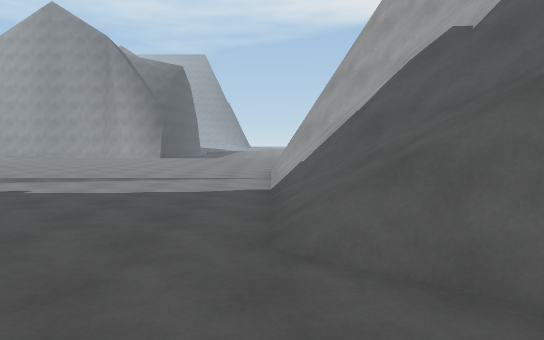
View 1 (above)

24 first-person views from a walk through a 3-D level made in the Unity game engine. The camera is 1.5 m above the floor, tilts 4° down and sees 70° across. The floor is counted in squares, 2 m on a side. Each view is taken from the middle of a square. On the plan, view 1 faces up. The plan holds only what a view shows up to about 12 squares ahead; the rest is blank. The place goes on beyond the plan. The player is left out. Some animated figures are not drawn.

View 2
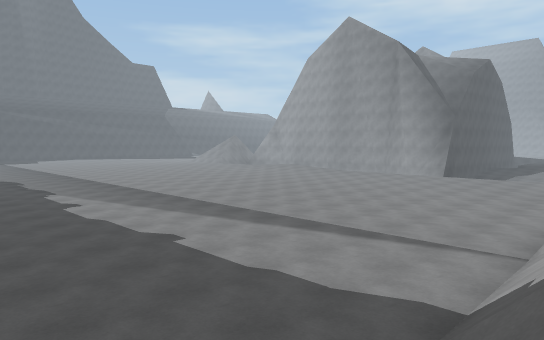

View 3
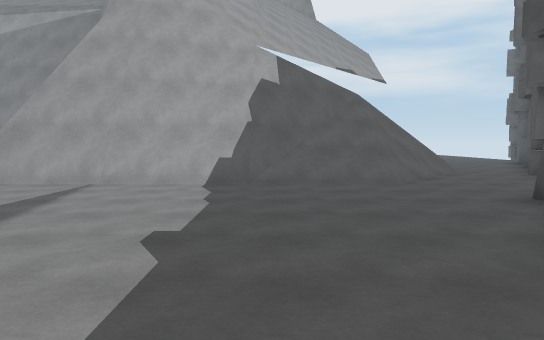

View 4
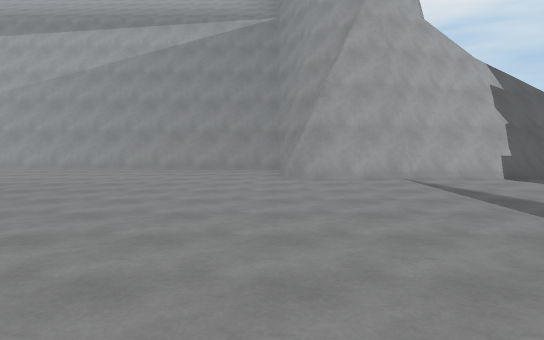

View 5
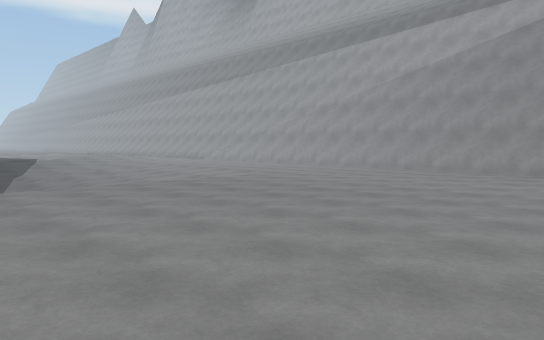

View 6
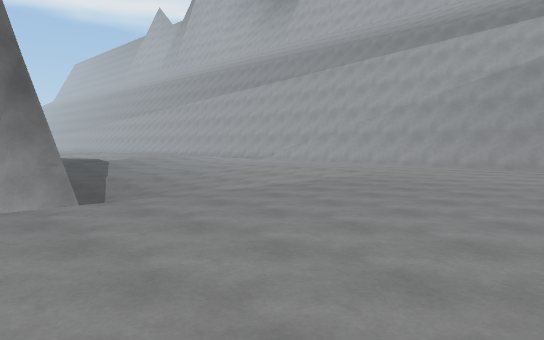

View 7
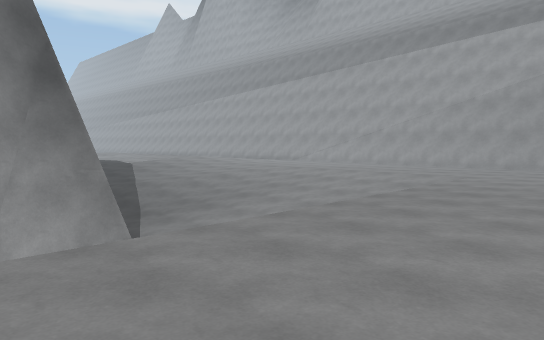

View 8
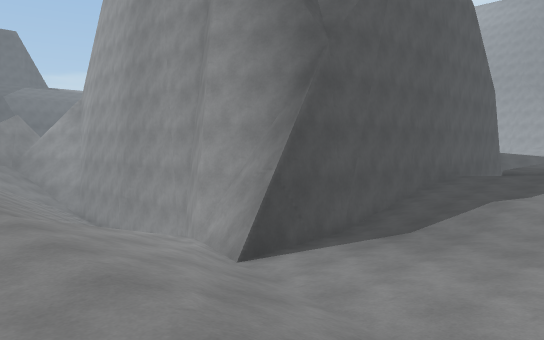

View 9
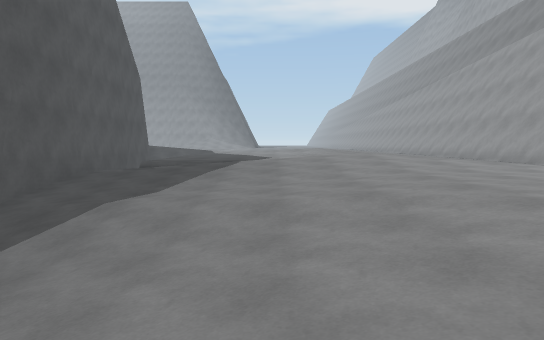

View 10
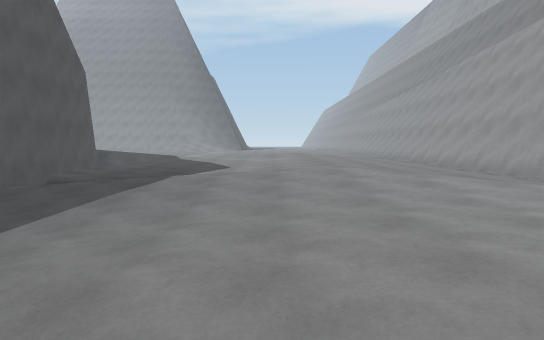

View 11
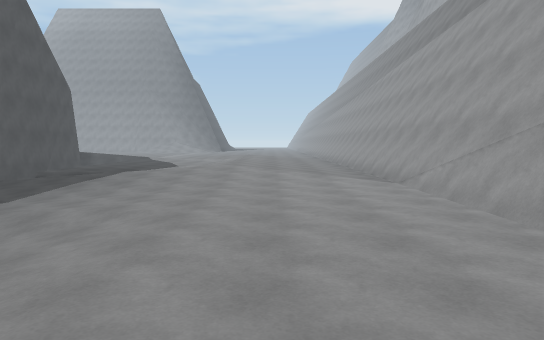

View 12
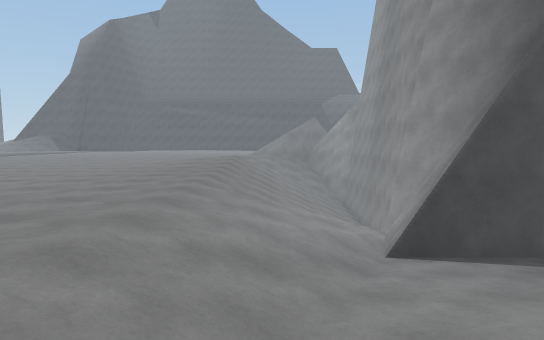

View 13
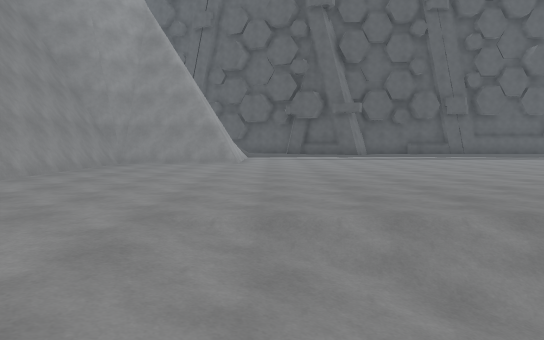

View 14
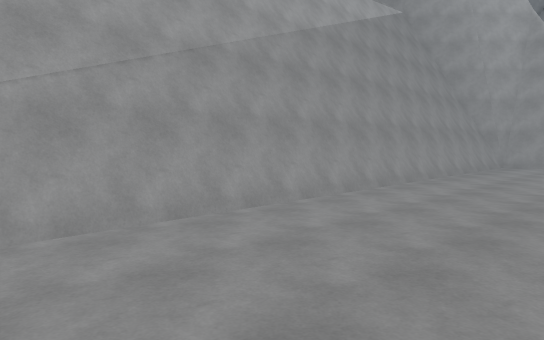

View 15
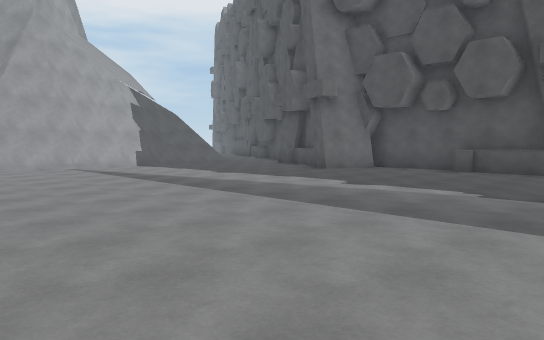

View 16
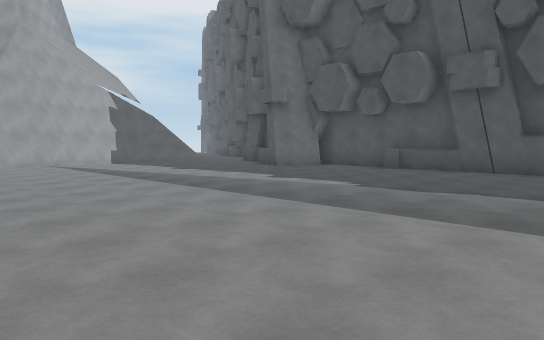

View 17
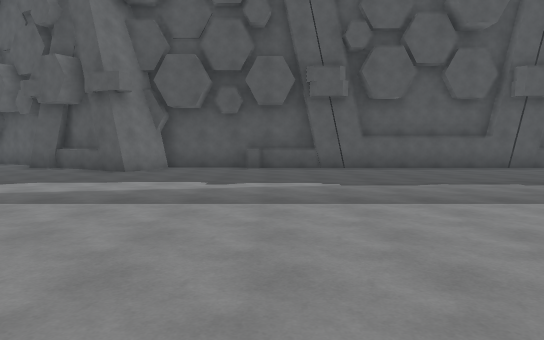

View 18
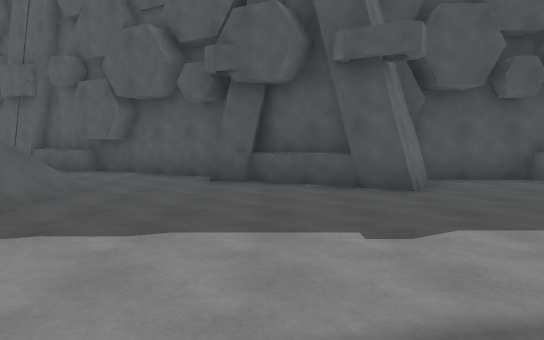

View 19
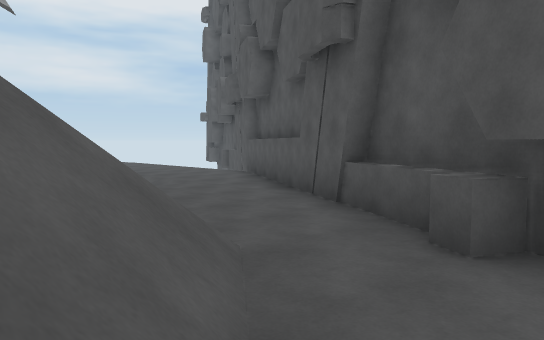

View 20
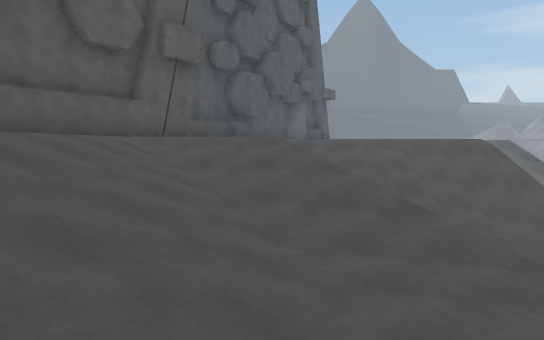

View 21
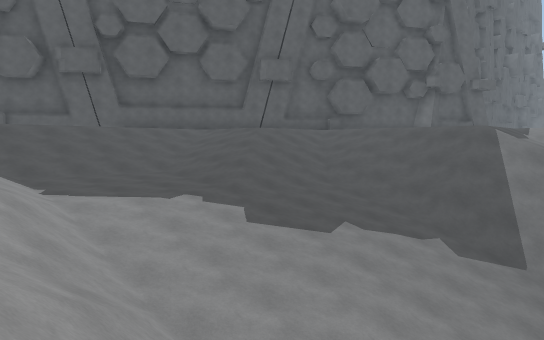

View 22
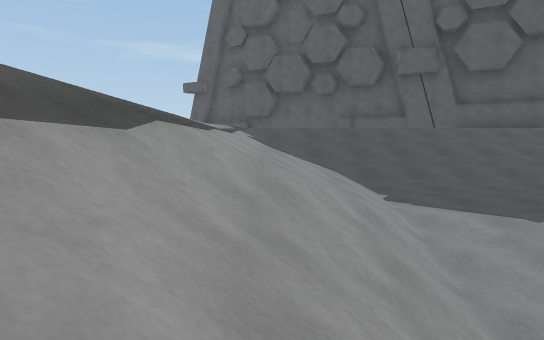

View 23
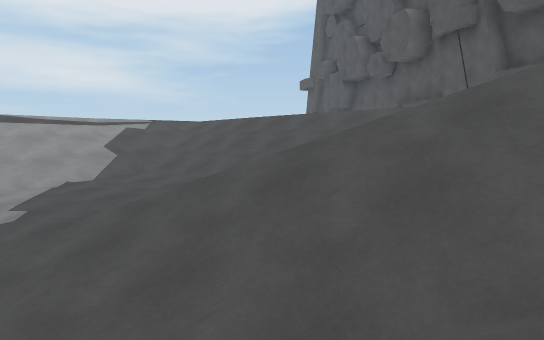

View 24
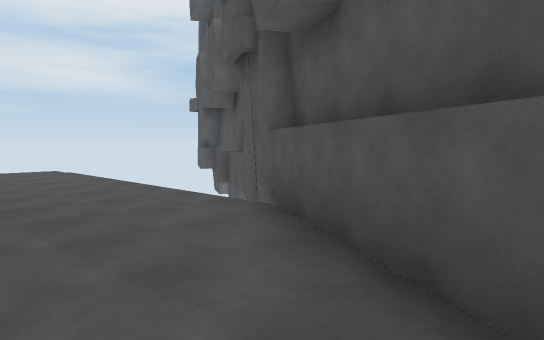

### Floor plan
Key: @ floor where view 1 was taken; # wall or solid block; x gap in a wall; . main floor; : floor 0.5 m higher than the main floor; - floor 0.5 m lower than the main floor; / step, stairs or slope; = window, fence, low wall or low ledge; ^ raised ledge.
Columns run from 14 left of view 1 to 17 right of it. Each row starts with its distance up from view 1.
 35         /x.../:// #
 34        #/x.../://.#
 33        #/=... ://.#
 32        #/=.../://.#
 31        #/=.../://.#
 30        #//////://.#
 29        #//////::/.#
 28        #////////..#
 27        #//////....#
 26        ^//////....#
 25        ^//////....#
 24        ^//////....#
 23 ====#^^^//////....#
 22 ///  /#=//////....#
 21 ///// ////////....#
 20 //////////////....#
 19  /////////////....#
 18  .................^
 17  .................^
 16  .................#
 15  .................#
 14  ..... ...........#
 13  ... . ...........#
 12 ..................^
 11  .................#
 10 ..............#####
  9 ..............##              /
  8  .............#.     /////    /
  7  ..............#//////////// //
  6 ...............#///////////////
  5 ..............=#   ////////////
  4 ..............//.  ////////////=
  3 ..............//.  ////////////=
  2 .........##....//. ////////////=
  1 #############...// ////////////=
  0             ##@../..  ////////=/
 -1              ###^.....////////=/
 -2                 ##....//===--/
 -3                  ###...........
 -4                    ###..........
 -5                      ##.........
 -6                       ####

Positions as (right, up) in squares from view 1, and headings:
1: (0, 0), facing up
2: (1, 3), facing up-left
3: (-7, 5), facing right
4: (-8, 11), facing right
5: (-7, 12), facing up-right
6: (-9, 14), facing up-right
7: (-9, 16), facing up-right
8: (-2, 18), facing up-left
9: (-2, 21), facing up
10: (-1, 23), facing up
11: (1, 20), facing up
12: (-1, 20), facing left
13: (-1, 22), facing down
14: (0, 24), facing down-right
15: (-12, 12), facing down-right
16: (-14, 12), facing down-right
17: (-9, 13), facing down
18: (-3, 9), facing down
19: (1, 2), facing down-right
20: (15, 0), facing left
21: (16, 9), facing down-left
22: (16, 8), facing down
23: (7, 4), facing down-right
24: (6, -2), facing down-right
